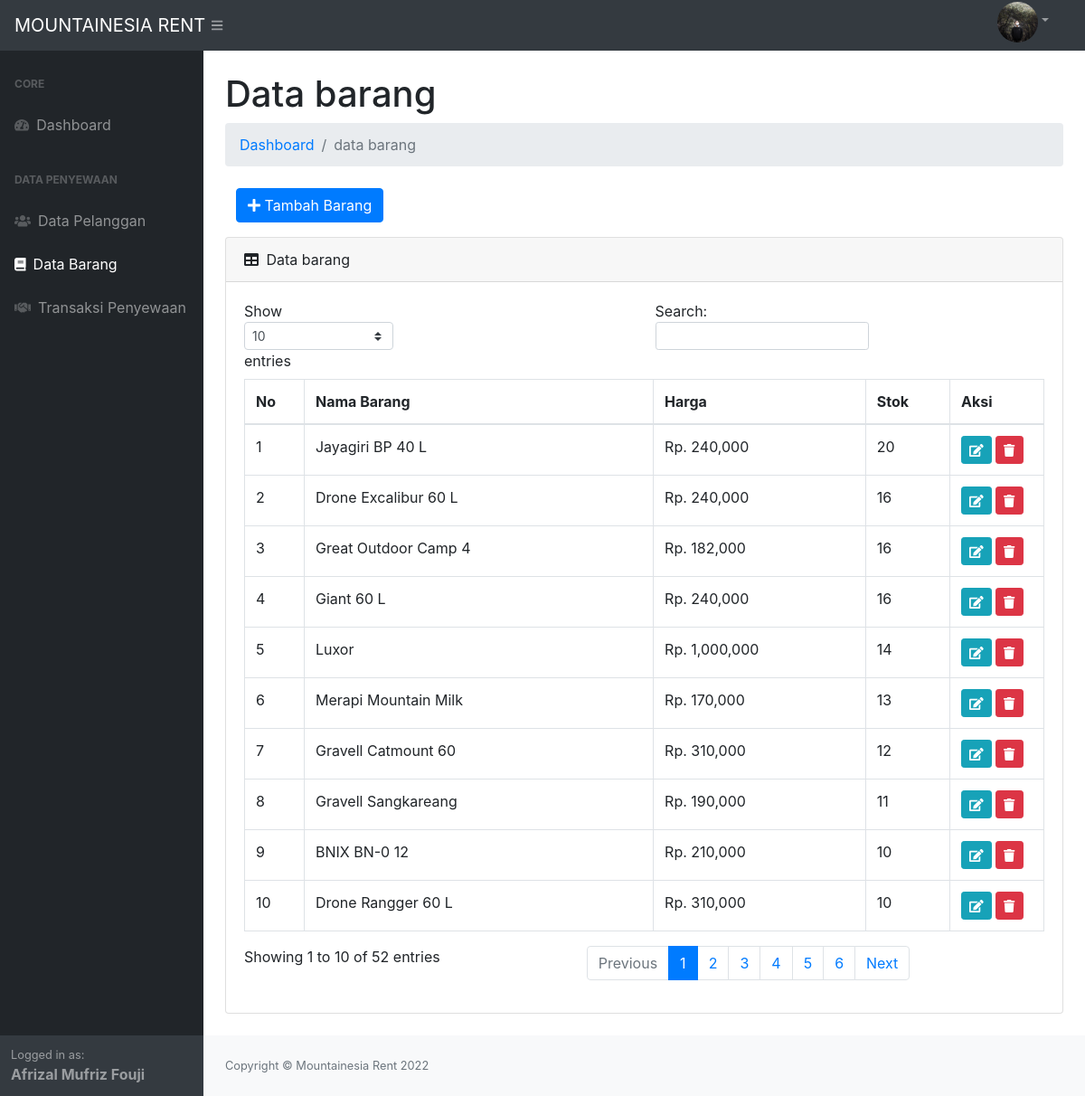
The page /index.php?p=barang (signed in) on the database its author committed.
### tables this page shows
CREATE TABLE `tb_barang` (
  `idbarang` int(5) NOT NULL,
  `namabarang` varchar(20) NOT NULL,
  `harga` int(10) NOT NULL,
  `jumlah_barang` int(10) NOT NULL
);

### page/barang/barang.php (the view)
<?php
$ambilBarang = $conn->query("SELECT * FROM tb_barang ORDER BY jumlah_barang DESC") or die(mysqli_error($conn));
?>
<h1 class="mt-4">Data barang</h1>
<ol class="breadcrumb mb-4">
    <li class="breadcrumb-item"><a href="index.php">Dashboard</a></li>
    <li class="breadcrumb-item active">data barang</li>
</ol>
<div class="col-md-6">
    <a href="?p=barang&aksi=tambah" class="btn btn-primary mb-3"><i class="fa fa-plus"></i> Tambah Barang</a>
</div>
<div class="card mb-4">
    <div class="card-header">
        <i class="fas fa-table mr-1"></i>
        Data barang
    </div>
    <div class="card-body">
        <div class="table-responsive">
            <table class="table table-bordered" id="dataTable" width="100%" cellspacing="0">
                <thead>
                    <tr>
                        <th>No</th>
                        <th>Nama Barang</th>
                        <th>Harga</th>
                        <th>Stok</th>
                        <th>Aksi</th>
                    </tr>
                </thead>
                <tbody>
                    <?php
                    $no = 1;
                    while ($pecahBarang = $ambilBarang->fetch_assoc()) {
                    ?>
                        <tr>
                            <td><?= $no++; ?></td>
                            <td><?= $pecahBarang['namabarang']; ?></td>
                            <td>Rp. <?= number_format($pecahBarang['harga']); ?></td>
                            <td><?= $pecahBarang['jumlah_barang'];?>
                            </td>
                            <td>
                                <a href="?p=barang&aksi=ubah&id=<?= $pecahBarang['idbarang']; ?>" class="btn btn-info btn-sm"><i class="fa fa-edit"></i></a>
                                <a href="javascript:;" class="btn btn-danger btn-sm" onclick="confirmation('?p=barang&aksi=hapus&id=<?= $pecahBarang['idbarang']; ?>')"><i class="fa fa-trash"></i></a>
                            </td>
                        </tr>
                    <?php } ?>
                </tbody>
            </table>
        </div>
    </div>
</div>

### rows shown on the page
tb_barang: namabarang "Jayagiri BP 40 L", harga "240,000", jumlah_barang "20"
tb_barang: namabarang "Drone Excalibur 60 L", harga "240,000", jumlah_barang "16"
tb_barang: namabarang "Great Outdoor Camp 4", harga "182,000", jumlah_barang "16"
tb_barang: namabarang "Giant 60 L", harga "240,000", jumlah_barang "16"
tb_barang: namabarang "Luxor", harga "1,000,000", jumlah_barang "14"
tb_barang: namabarang "Merapi Mountain Milk", harga "170,000", jumlah_barang "13"
tb_barang: namabarang "Gravell Catmount 60", harga "310,000", jumlah_barang "12"
tb_barang: namabarang "Gravell Sangkareang", harga "190,000", jumlah_barang "11"
tb_barang: namabarang "BNIX BN-0 12", harga "210,000", jumlah_barang "10"
tb_barang: namabarang "Drone Rangger 60 L", harga "310,000", jumlah_barang "10"

### other values the page prints
$_SESSION['login']['nama'] "Afrizal Mufriz Fouji"
